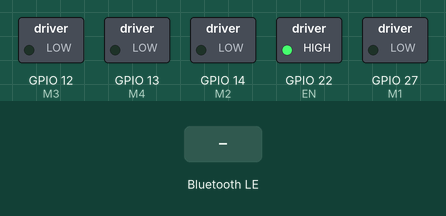
A sketch run on a simulated ESP32. Parts: switched loads named in the sketch (green lamp = pin HIGH). Inputs (shaded band) come from the test bench. Nothing arrives over Bluetooth unless stated; a phone connects over Bluetooth LE 3 s after start; what the sketch prints to the serial monitor is not drawn.

Above: at 2.7 s.
2.8 s: Bluetooth LE write "F" received
At 3.9 s:
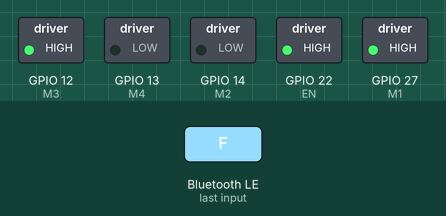
4.3 s: Bluetooth LE write "B" received
At 5.1 s:
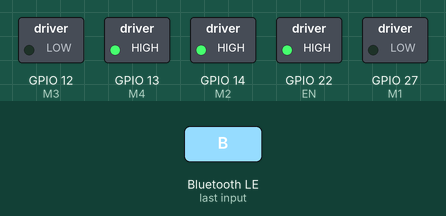
5.8 s: Bluetooth LE write "L" received
At 6.2 s:
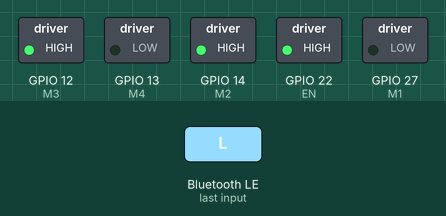
7.3 s: Bluetooth LE write "R" received
At 8.6 s:
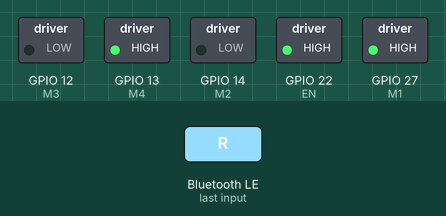
Timing chart, 0 to 9.8 s (numbered marks = the images above; inputs shaded):
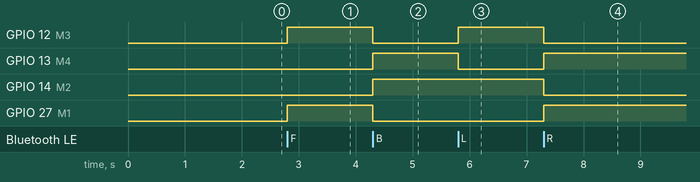

The sketch:

BLE.ino
```cpp
#include <Arduino.h>
#include <BLEDevice.h>
#include <BLEUtils.h>
#include <BLEServer.h>

// Motor pins (ESP32 DevKit)
#define EN 22
#define M1 27
#define M2 14
#define M3 12
#define M4 13

BLECharacteristic *pCharacteristic;

// BLE UUIDs
#define SERVICE_UUID        "12345678-1234-1234-1234-1234567890ab"
#define CHARACTERISTIC_UUID "abcd1234-1234-1234-1234-abcdef987654"

// ============= Motor Functions =============

void turnFORWARD() {
  Serial.println("FORWARD → M1=HIGH, M2=LOW, M3=HIGH, M4=LOW");
  digitalWrite(M1, HIGH);
  digitalWrite(M2, LOW);
  digitalWrite(M3, HIGH);
  digitalWrite(M4, LOW);
}

void turnBACKWARD() {
  Serial.println("BACKWARD → M1=LOW, M2=HIGH, M3=LOW, M4=HIGH");
  digitalWrite(M1, LOW);
  digitalWrite(M2, HIGH);
  digitalWrite(M3, LOW);
  digitalWrite(M4, HIGH);
}

void turnLEFT() {
  Serial.println("LEFT → M1=LOW, M2=HIGH, M3=HIGH, M4=LOW");
  digitalWrite(M1, LOW);
  digitalWrite(M2, HIGH);
  digitalWrite(M3, HIGH);
  digitalWrite(M4, LOW);
}

void turnRIGHT() {
  Serial.println("RIGHT → M1=HIGH, M2=LOW, M3=LOW, M4=HIGH");
  digitalWrite(M1, HIGH);
  digitalWrite(M2, LOW);
  digitalWrite(M3, LOW);
  digitalWrite(M4, HIGH);
}

void stopMotor() {
  Serial.println("STOP → All LOW");
  digitalWrite(M1, LOW);
  digitalWrite(M2, LOW);
  digitalWrite(M3, LOW);
  digitalWrite(M4, LOW);
}

// ============= BLE Callback =============

class MyCallbacks : public BLECharacteristicCallbacks {
  void onWrite(BLECharacteristic *pCharacteristic) {
    String rxValue = pCharacteristic->getValue();   // Arduino String

    if (rxValue.length() > 0) {
      char cmd = rxValue.charAt(0);
      Serial.print("Received: ");
      Serial.println(cmd);

      switch (cmd) {
        case 'F': turnFORWARD(); break;
        case 'B': turnBACKWARD(); break;
        case 'L': turnLEFT(); break;
        case 'R': turnRIGHT(); break;
        case 'S': stopMotor(); break;
        default:  Serial.println("Unknown Command"); break;
      }
    }
  }
};

// ============= Setup =============

void setup() {
  delay(1500);  // avoid Serial blank issue
  Serial.begin(115200);
  Serial.println("Booting...");

  // Motor pin setup
  pinMode(M1, OUTPUT);
  pinMode(M2, OUTPUT);
  pinMode(M3, OUTPUT);
  pinMode(M4, OUTPUT);
  pinMode(EN, OUTPUT);
  digitalWrite(EN, HIGH);

  // BLE setup
  BLEDevice::init("ESP32-Rover");
  BLEServer *pServer = BLEDevice::createServer();
  BLEService *pService = pServer->createService(SERVICE_UUID);

  pCharacteristic = pService->createCharacteristic(
                      CHARACTERISTIC_UUID,
                      BLECharacteristic::PROPERTY_WRITE
                    );

  pCharacteristic->setCallbacks(new MyCallbacks());
  pService->start();

  BLEAdvertising *pAdvertising = BLEDevice::getAdvertising();
  pAdvertising->addServiceUUID(SERVICE_UUID);
  BLEDevice::startAdvertising();

  Serial.println("BLE Rover Ready!");
}

// ============= Loop =============
void loop() {
  // Nothing here — BLE callback handles commands
}
```

Measured:
- after the input at 2.8 s, GPIO 12 (M3), GPIO 27 (M1): LOW → HIGH at once
- after the input at 4.3 s, GPIO 12 (M3), GPIO 27 (M1): HIGH → LOW at once; GPIO 13 (M4), GPIO 14 (M2): LOW → HIGH at once
- after the input at 5.8 s, GPIO 12 (M3): LOW → HIGH at once; GPIO 13 (M4): HIGH → LOW at once
- after the input at 7.3 s, GPIO 12 (M3), GPIO 14 (M2): HIGH → LOW at once; GPIO 13 (M4), GPIO 27 (M1): LOW → HIGH at once
